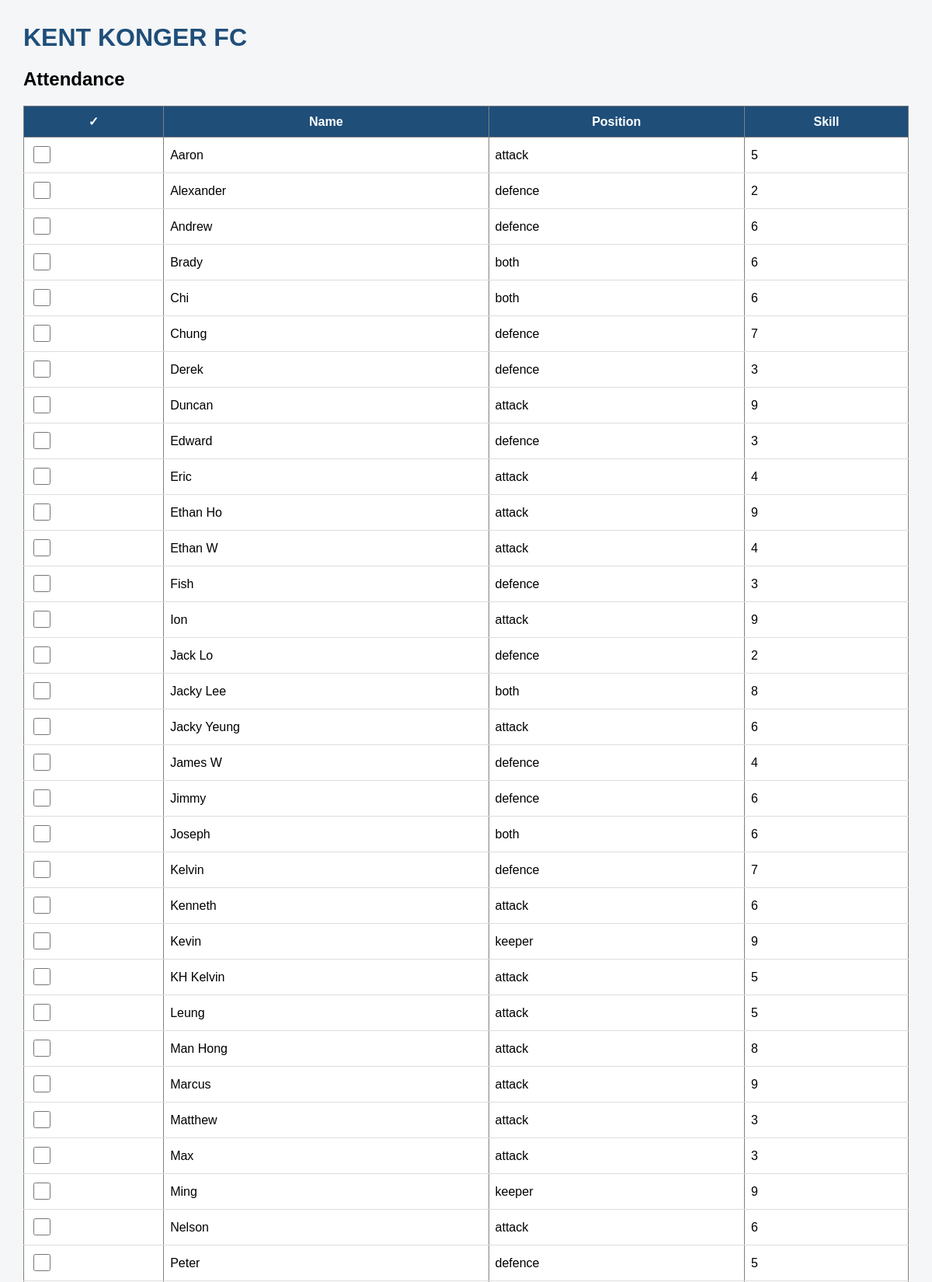
/dashboard (signed in, upper part), run on the app's committed database.
### tables this page shows
CREATE TABLE players (
    id INTEGER PRIMARY KEY AUTOINCREMENT,
    name TEXT UNIQUE,
    position TEXT,
    skill INTEGER
, active INTERGER DEFAULT 1);

### app.py (the view)
@app.route("/dashboard")
def dashboard():
    if not session.get("login"):
        return redirect("/")
    conn = get_db()
    players = conn.execute("""
        SELECT *
        FROM players
        WHERE active = 1
        ORDER BY name COLLATE NOCASE
    """).fetchall()
    return render_template(
        "dashboard.html",
        players=players
    )

### app.py (called while the page is built)
def get_db():
    db_path = os.path.abspath(
        "database/football.db"
    )
    print("DB PATH =", db_path)
    conn = sqlite3.connect(db_path)
    conn.row_factory = sqlite3.Row
    return conn

### templates/dashboard.html (shortened to what this page needs)
<!DOCTYPE html>
<html>
<body>
<h1>KENT KONGER FC</h1>
<h2>Attendance</h2>
<form method="post" action="/generate">
<table border="1">
<tr>
    <th>✓</th>
    <th>Name</th>
    <th>Position</th>
    <th>Skill</th>
</tr>
{% for p in players %}
<tr>
<td>
<input
type="checkbox"
name="players"
value="{{p.id}}"
style="width:22px;height:22px;">
</td>
<td>{{p.name}}</td>
<td>{{p.position}}</td>
<td>{{p.skill}}</td>
</tr>
{% endfor %}
</table>
<br>
<br>
<br><br>
</form>
</body>
</html>

### templates/dashboard.html (style rules this page uses)
body { font-family:Arial; background:#f4f6f8; margin:30px; }
h1 { color:#1f4e79; }
table { width:100%; border-collapse:collapse; background:white; }
th { background:#1f4e79; color:white; padding:10px; }
td { padding:8px; border-bottom:1px solid #ddd; }

### data on the page
players: name "Aaron", position "attack", skill "5"
players: name "Alexander", position "defence", skill "2"
players: name "Andrew", position "defence", skill "6"
players: name "Brady", position "both", skill "6"
players: name "Chi", position "both", skill "6"
players: name "Chung", position "defence", skill "7"
players: name "Derek", position "defence", skill "3"
players: name "Duncan", position "attack", skill "9"
players: name "Edward", position "defence", skill "3"
players: name "Eric", position "attack", skill "4"
players: name "Ethan Ho", position "attack", skill "9"
players: name "Ethan W", position "attack", skill "4"
players: name "Fish", position "defence", skill "3"
players: name "Ion", position "attack", skill "9"
players: name "Jack Lo", position "defence", skill "2"
players: name "Jacky Lee", position "both", skill "8"
players: name "Jacky Yeung", position "attack", skill "6"
players: name "James W", position "defence", skill "4"
players: name "Jimmy", position "defence", skill "6"
players: name "Joseph", position "both", skill "6"
players: name "Kelvin", position "defence", skill "7"
players: name "Kenneth", position "attack", skill "6"
players: name "Kevin", position "keeper", skill "9"
players: name "KH Kelvin", position "attack", skill "5"
players: name "Leung", position "attack", skill "5"
players: name "Man Hong", position "attack", skill "8"
players: name "Marcus", position "attack", skill "9"
players: name "Matthew", position "attack", skill "3"
players: name "Max", position "attack", skill "3"
players: name "Ming", position "keeper", skill "9"
players: name "Nelson", position "attack", skill "6"
players: name "Peter", position "defence", skill "5"
